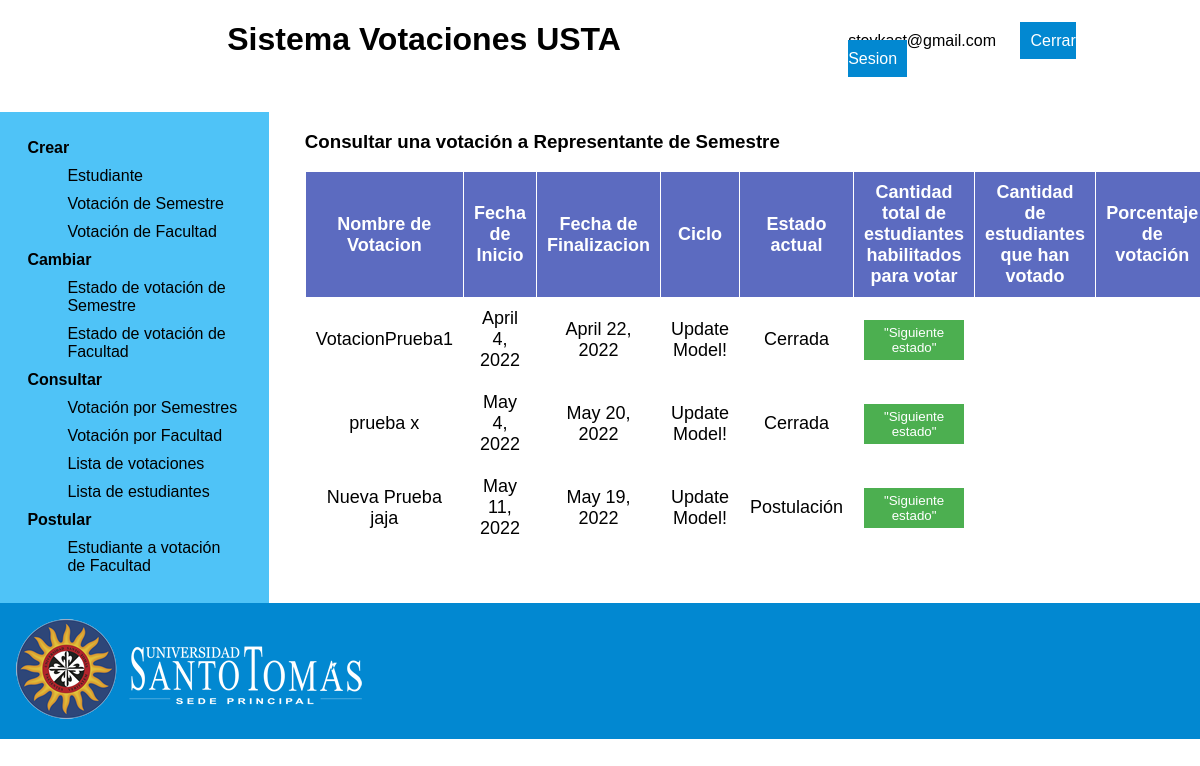
Page /consultCycleVoting/ (signed in) on the earlier database version.
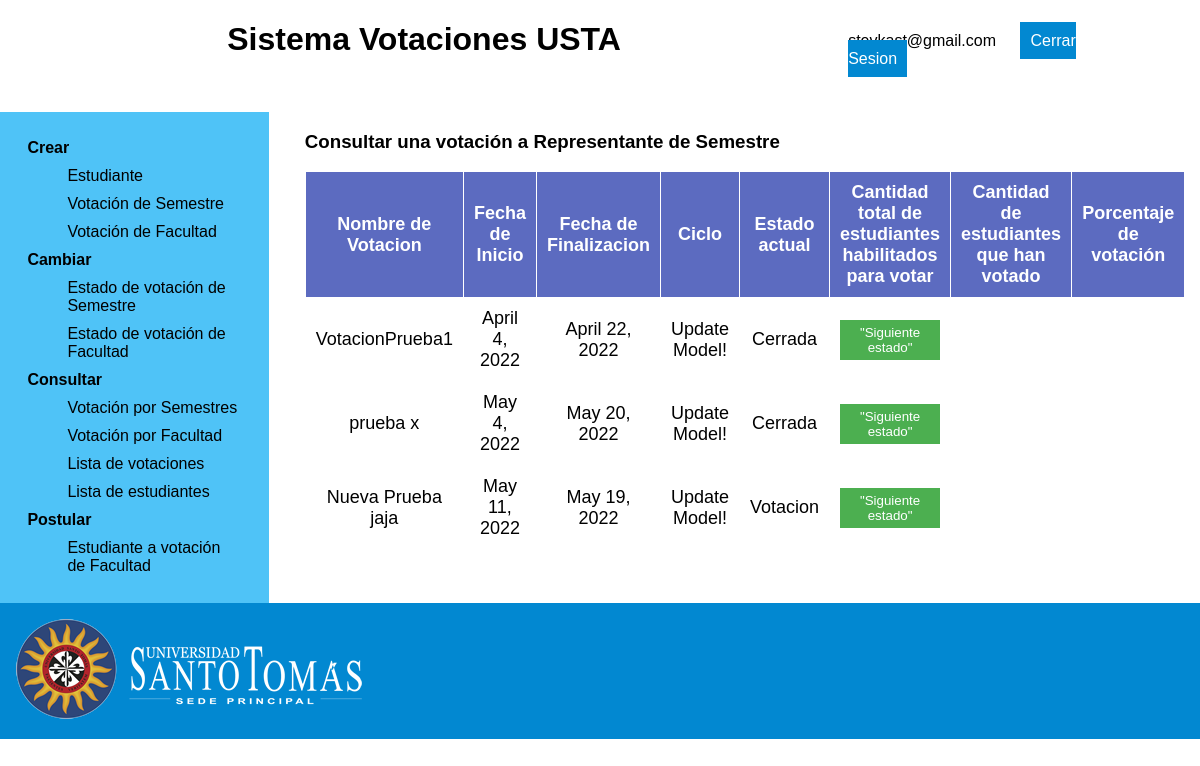
Same page on the later database version.
### app_votaciones/models.py (models this page shows, shortened)
class Votacion(models.Model):
    nombre = models.CharField(max_length=45)
    start_date = models.DateField(
                                auto_now=False,
	                            auto_now_add=False,
    )
    end_date = models.DateField(auto_now=False,
	                            auto_now_add=False,
                                )
    idTipo = models.ForeignKey(TipoVotacion,
                  related_name='votaciones',
                  null=False,
                  on_delete=models.PROTECT)
    idEstado = models.ForeignKey(EstadoVotacion,
                  related_name='votaciones',
                  null=False,
                  on_delete=models.PROTECT)
    idFacultad = models.ForeignKey(Facultad,
                  related_name='votaciones',
                  null=False,
                  on_delete=models.PROTECT)
    class Meta:
        app_label = 'app_votaciones'

### app_votaciones/views.py (the view)
# urls.py: path('consultCycleVoting/', views.consultCycleVoting, name='consultCycleVoting'),
@login_required
def consultCycleVoting(request):
    query = Votacion.objects.all()
    lista = list(query.values())
    fac = Facultad.objects.get(id=Decano.objects.get(id=request.user.id).idFacultad_id)
    contexto = {"votaciones":lista, "facultad":fac, "facultad_id":fac.id }
    return render(request, 'consultCycleVoting.html', contexto)

### app_votaciones/templates/consultCycleVoting.html (shortened to what this page needs)
{% extends "dean.html" %}
{% load static %}
{% block main %}
<h3>Consultar una votación a Representante de Semestre</h3>
<table>
  <thead>
    <tr>
      <th>Nombre de Votacion</th>
      <th>Fecha de Inicio</th>
      <th>Fecha de Finalizacion</th>
      <th>Ciclo</th>
      <th>Estado actual</th>
      <th>Cantidad total de estudiantes habilitados para votar</th>
      <th>Cantidad de estudiantes que han votado</th>
      <th>Porcentaje de votación</th>
    </tr>
  </thead>
  <tbody>
    {% if votaciones %}
    {% for votacion in votaciones %}
    {% if votacion.idTipo_id == 1 and facultad_id == votacion.idFacultad_id %}
    <tr>
      <td>{{votacion.nombre}}</td>
      <td>{{votacion.start_date}}</td>
      <td>{{votacion.end_date}}</td>
      <td>Update Model!</td>
      {% if votacion.idEstado_id == 1 %}
      <td> Postulación </td>
      {% elif votacion.idEstado_id == 2 %}
      <td> Votacion </td>
      {% else %}
      <td> Cerrada </td>
      {% endif %}
      <form action="{% url 'app:nextStatus' %}" method="post">
        <td><button type="submit" name='id' value={{votacion.id}}>"Siguiente estado"</button></td>
      </form>
    </tr>
    {% endif %}
    {% endfor %}
    {% endif %}
  </tbody>
</table>
{% endblock %}

Differences in the rows shown:
changed Votacion "Nueva Prueba jaja": idEstado_id "Postulación" → "Votacion"
